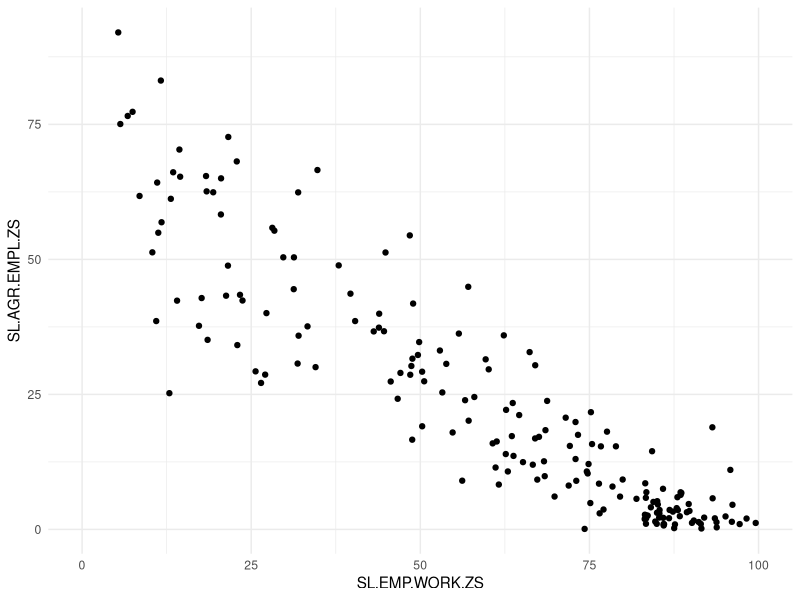
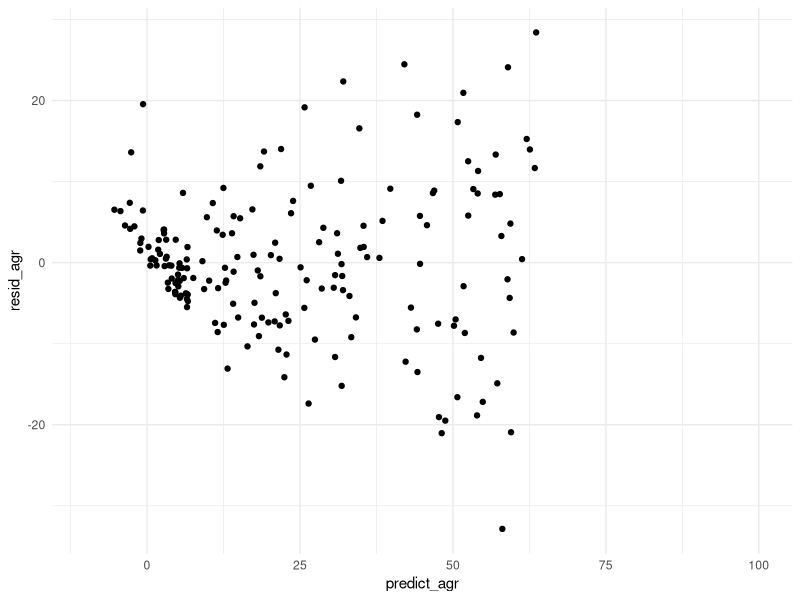

Recreate these plots in R, in order.
## ---- chunk 1
knitr::opts_chunk$set(echo=FALSE)
library(tidyverse)
## ---- chunk 2
knitr::opts_chunk$set(echo=TRUE, message=FALSE, warning=FALSE, collapse=TRUE, highlight=TRUE, paged.print=FALSE, prompt=TRUE, strip.white=FALSE, tidy = TRUE)
## ---- chunk 3
library(tidyverse)
## ---- chunk 4
df <- read_csv('./data/wb_bank_data_2019.csv')
## ---- chunk 5
df <- df %>%
  pivot_wider(id_cols = c(iso3c, iso2c, country),
              names_from = indicatorID,
              values_from = value)
## ---- chunk 6
df %>%
  ggplot(aes(x=SL.EMP.WORK.ZS, y=SL.AGR.EMPL.ZS)) +
    geom_point() + 
  xlim(0,100) +
    theme_minimal()
## ---- chunk 7
lm <- lm(SL.AGR.EMPL.ZS ~ SL.EMP.WORK.ZS, data=df)
## ---- chunk 8
summary(lm)
## ---- chunk 9
###
## ---- chunk 10
###
## ---- chunk 11
resid_plot <- tibble(
  resid_agr = residuals(lm),
  predict_agr = predict(lm, df),
  agr_orig = df$SL.AGR.EMPL.ZS)

resid_plot %>%
  ggplot(aes(x=predict_agr, y=resid_agr)) +
    geom_point() +
    xlim(-10,100) +
    theme_minimal()

